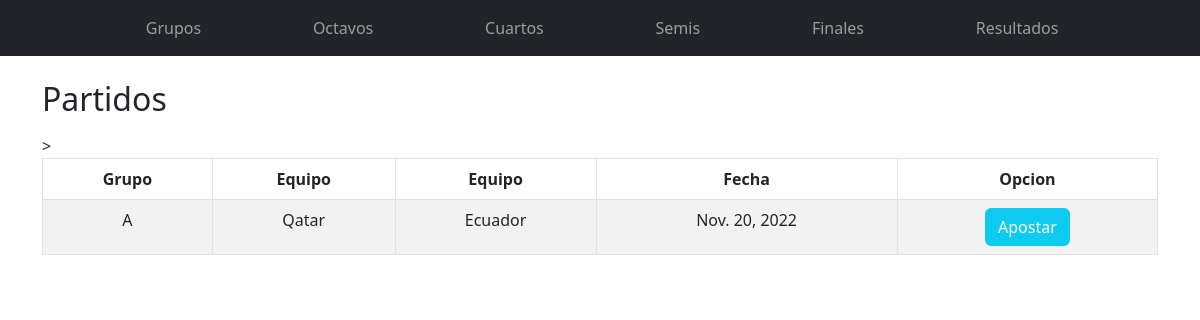
Before: / with the older database file.
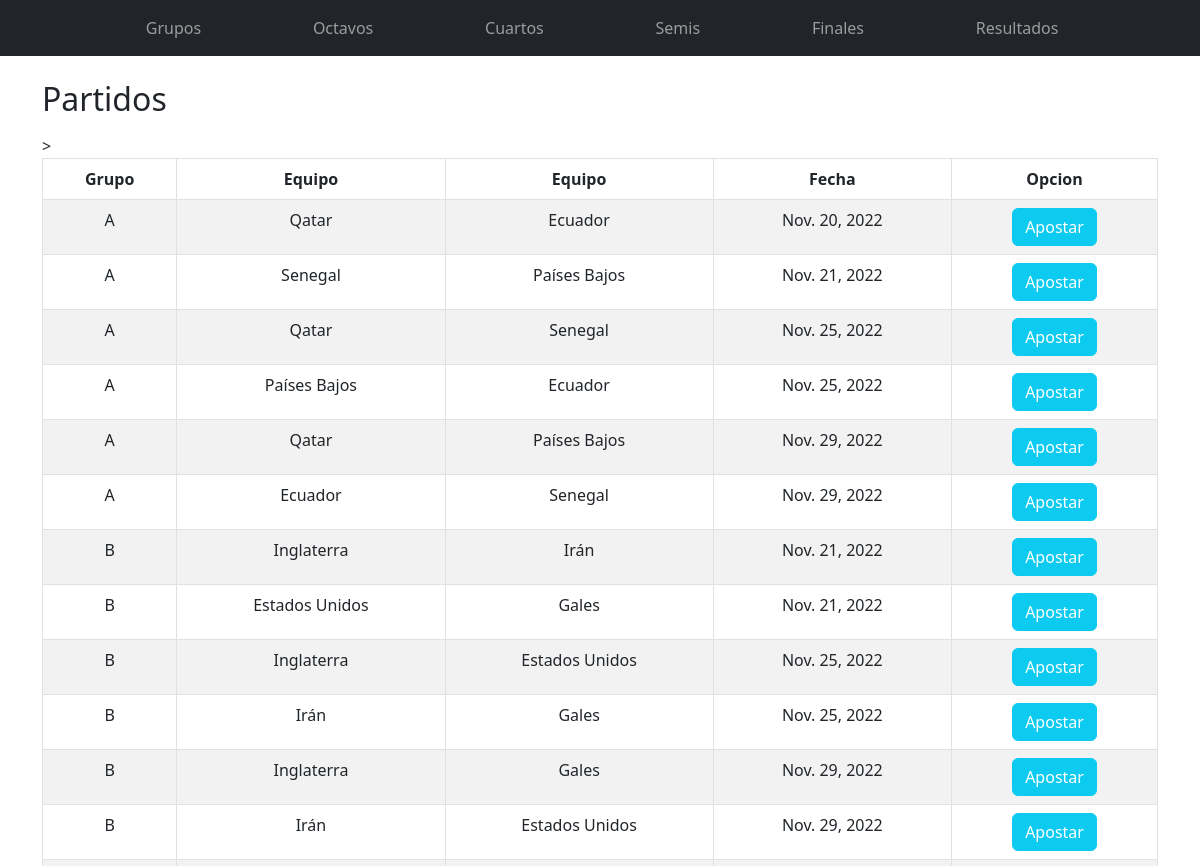
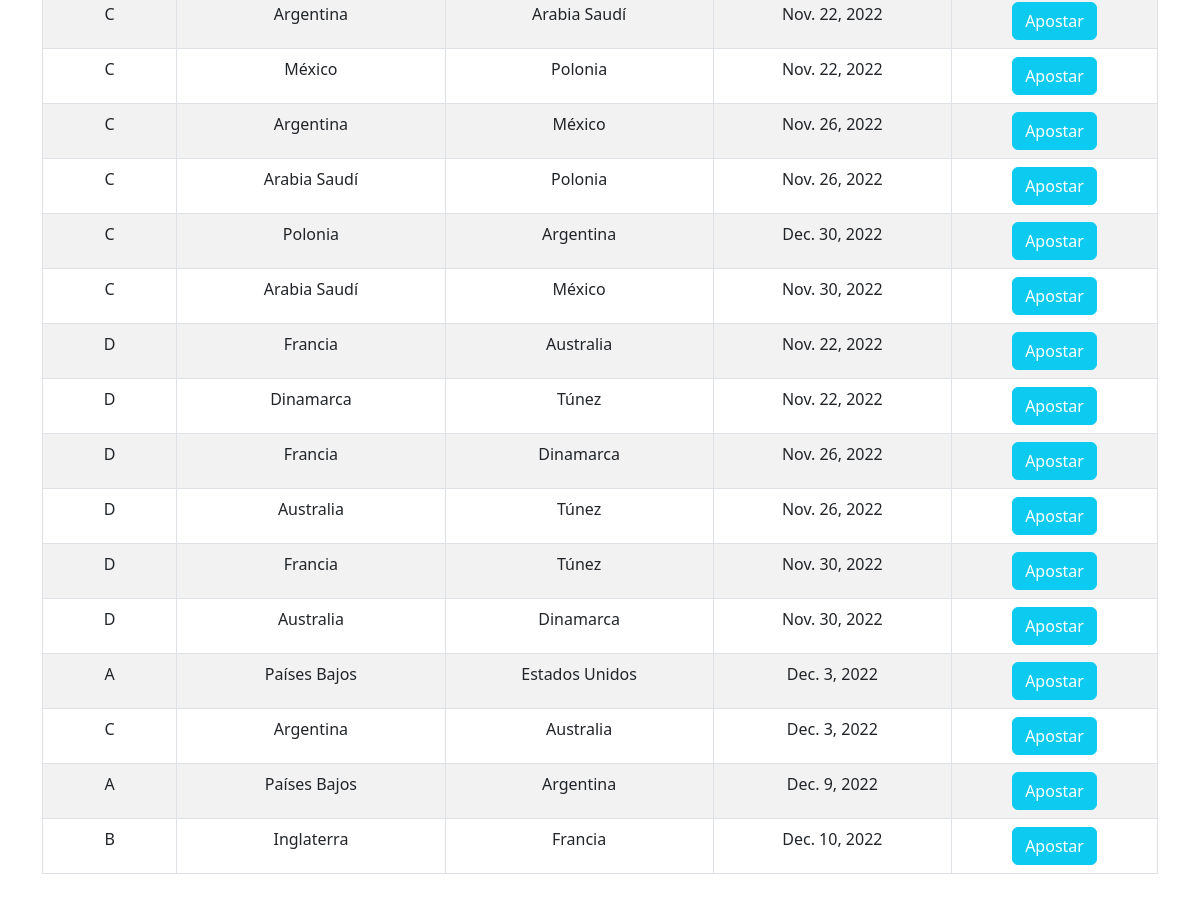
After: the same page with the newer database file (2 pictures, top to bottom).
### Aplicaciones/Partidos/models.py (models this page shows, shortened)
class Partido(models.Model):
    clasificacion = models.CharField(max_length=50)
    equipos1 = models.ForeignKey(Equipo,default=None,on_delete=models.PROTECT,related_name="_equipos1")
    equipos2 = models.ForeignKey(Equipo,default=None,on_delete=models.PROTECT,related_name="_equipos2")
    marcador1 = models.CharField(max_length=2)
    marcador2 = models.CharField(max_length=2)
    fecha = models.DateField()

class Equipo(models.Model):
    pais = models.CharField(max_length=50)
    grupo = models.CharField(max_length=50)

### Aplicaciones/Partidos/views.py (the view)
# urls.py: re_path('',views.partido),
def partido(request):
    context={'partido': Partido.objects.all()}
    return render(request, "gestionApuestas.html",context)

### Aplicaciones/Partidos/templates/gestionApuestas.html (shortened to what this page needs)
{% extends './base.html' %}
{% block body %}
<h2>Partidos</h2>
    <div class="table-responsive py-2">
        <table class="table table-striped table-bordered">
            <thead>
                <tr>
                    <th>Grupo</th>
                    <th>Equipo</th>
                    <th>Equipo</th>
                    <th>Fecha</th>
                    <th>Opcion</th>
                </tr>
            </thead>
            <tbody>>
                {% for p in partido %}
                    <tr>
                        <td>{{p.equipos1.grupo}}</td>
                        <td>{{p.equipos1.pais}}</td>
                        <td>{{p.equipos2.pais}}</td>
                        <td>{{p.fecha}}</td>
                        <td><a class="btn btn-info text-white">Apostar</a></td>
                    </tr>
                {% endfor %}
            </tbody>
        </table>
    </div>
</div>
{% endblock %}

### Aplicaciones/Partidos/templates/base.html (shortened to what this page needs)
<!DOCTYPE html>
<html lang="es">
<head>
    {% load static %}
    <link rel="stylesheet" href='Aplicaciones/static/css/gestionApuestas.css'>
    <link rel="stylesheet" href="{% static 'css/gestionApuestas.css' %}">
    <link href="https://cdn.jsdelivr.net/npm/bootstrap@5.2.3/dist/css/bootstrap.min.css" rel="stylesheet">
</head>
<body>
    <nav class="navbar navbar-dark navbar-expand-md sticky-top bg-dark">
        <div class="container">
            <div class="collapse navbar-collapse d-md-flex w-50" id="navcol-1">
                <ul class="navbar-nav d-flex justify-content-evenly mx-auto w-100">
                    <li class="nav-item"><a class="nav-link text-center" href="services.html">&nbsp;Grupos</a></li>
                    <li class="nav-item"><a class="nav-link text-center" href="services.html">&nbsp;Octavos</a></li>
                    <li class="nav-item"><a class="nav-link text-center" href="services.html">&nbsp;Cuartos</a></li>
                    <li class="nav-item"><a class="nav-link text-center" href="about.html">&nbsp;Semis</a></li>
                    <li class="nav-item"><a class="nav-link text-center" href="services.html">&nbsp;Finales</a></li>
                    <li class="nav-item"><a class="nav-link text-center" href="about.html">&nbsp;Resultados</a></li>
                </ul>
            </div>
        </div>
    </nav>
    <div class="container py-4">
        {% block body %}
        {% endblock %}
</body>
</html>

### Aplicaciones/Partidos/static/css/gestionApuestas.css (style rules this page uses)
thead,tbody { text-align: center; vertical-align: middle; }

Changed rows visible on the page:
added Partido: equipos1.grupo "A", equipos1.pais "Senegal", equipos2.pais "Países Bajos", fecha "Nov. 21, 2022"
added Partido: equipos1.grupo "A", equipos1.pais "Qatar", equipos2.pais "Senegal", fecha "Nov. 25, 2022"
added Partido: equipos1.grupo "A", equipos1.pais "Países Bajos", equipos2.pais "Ecuador", fecha "Nov. 25, 2022"
added Partido: equipos1.grupo "A", equipos1.pais "Qatar", equipos2.pais "Países Bajos", fecha "Nov. 29, 2022"
added Partido: equipos1.grupo "A", equipos1.pais "Ecuador", equipos2.pais "Senegal", fecha "Nov. 29, 2022"
added Partido: equipos1.grupo "B", equipos1.pais "Inglaterra", equipos2.pais "Irán", fecha "Nov. 21, 2022"
added Partido: equipos1.grupo "B", equipos1.pais "Estados Unidos", equipos2.pais "Gales", fecha "Nov. 21, 2022"
added Partido: equipos1.grupo "B", equipos1.pais "Inglaterra", equipos2.pais "Estados Unidos", fecha "Nov. 25, 2022"
added Partido: equipos1.grupo "B", equipos1.pais "Irán", equipos2.pais "Gales", fecha "Nov. 25, 2022"
added Partido: equipos1.grupo "B", equipos1.pais "Inglaterra", equipos2.pais "Gales", fecha "Nov. 29, 2022"
added Partido: equipos1.grupo "B", equipos1.pais "Irán", equipos2.pais "Estados Unidos", fecha "Nov. 29, 2022"
added Partido: equipos1.grupo "C", equipos1.pais "Argentina", equipos2.pais "Arabia Saudí", fecha "Nov. 22, 2022"
added Partido: equipos1.grupo "C", equipos1.pais "México", equipos2.pais "Polonia", fecha "Nov. 22, 2022"
added Partido: equipos1.grupo "C", equipos1.pais "Argentina", equipos2.pais "México", fecha "Nov. 26, 2022"
added Partido: equipos1.grupo "C", equipos1.pais "Arabia Saudí", equipos2.pais "Polonia", fecha "Nov. 26, 2022"
added Partido: equipos1.grupo "C", equipos1.pais "Polonia", equipos2.pais "Argentina", fecha "Dec. 30, 2022"
added Partido: equipos1.grupo "C", equipos1.pais "Arabia Saudí", equipos2.pais "México", fecha "Nov. 30, 2022"
added Partido: equipos1.grupo "D", equipos1.pais "Francia", equipos2.pais "Australia", fecha "Nov. 22, 2022"
added Partido: equipos1.grupo "D", equipos1.pais "Dinamarca", equipos2.pais "Túnez", fecha "Nov. 22, 2022"
added Partido: equipos1.grupo "D", equipos1.pais "Francia", equipos2.pais "Dinamarca", fecha "Nov. 26, 2022"
added Partido: equipos1.grupo "D", equipos1.pais "Australia", equipos2.pais "Túnez", fecha "Nov. 26, 2022"
added Partido: equipos1.grupo "D", equipos1.pais "Francia", equipos2.pais "Túnez", fecha "Nov. 30, 2022"
added Partido: equipos1.grupo "D", equipos1.pais "Australia", equipos2.pais "Dinamarca", fecha "Nov. 30, 2022"
added Partido: equipos1.grupo "A", equipos1.pais "Países Bajos", equipos2.pais "Estados Unidos", fecha "Dec. 3, 2022"
added Partido: equipos1.grupo "C", equipos1.pais "Argentina", equipos2.pais "Australia", fecha "Dec. 3, 2022"
added Partido: equipos1.grupo "A", equipos1.pais "Países Bajos", equipos2.pais "Argentina", fecha "Dec. 9, 2022"
added Partido: equipos1.grupo "B", equipos1.pais "Inglaterra", equipos2.pais "Francia", fecha "Dec. 10, 2022"
